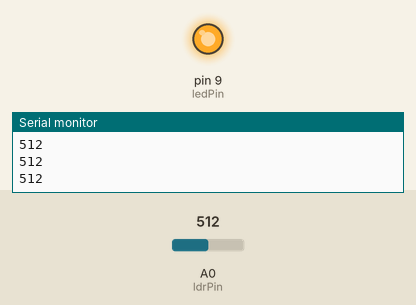
This sketch was run on a simulated Arduino Uno, built with avr-gcc and run on an emulated ATmega328P. Shown: output pins drawn as LEDs (lit = HIGH), the last lines printed to the serial monitor. The test bench sets the inputs (shaded band); at power-on: A0 (ldrPin) = 512.

Above: at 1.2 s.
1.3 s: A0 (ldrPin) set to 489
At 1.7 s:
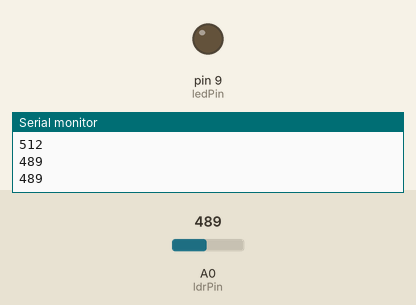
2.9 s: A0 (ldrPin) set to 510
At 4.2 s:
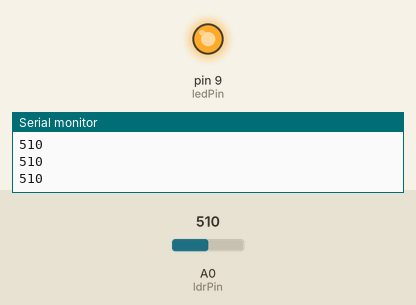
4.5 s: A0 (ldrPin) set to 490
At 5.5 s:
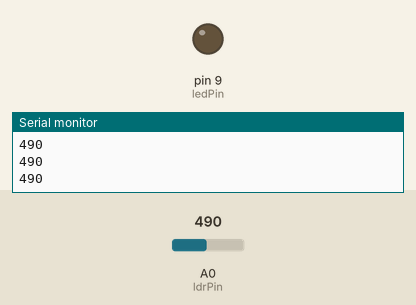
Timing chart, 0 to 7.5 s (numbered marks = the images above; inputs shaded):
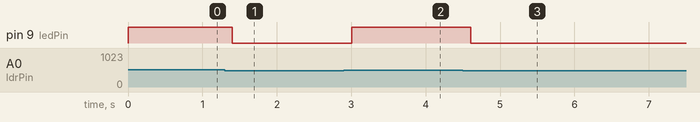

Measured:
- the behaviour switches between 501 and 500 on A0 (ldrPin) (found by bisection; images 0 and 1)
- after the input at 1.3 s, pin 9 (ledPin): HIGH → LOW after 0.10 s
- after the input at 2.9 s, pin 9 (ledPin): LOW → HIGH after 0.10 s
- after the input at 4.5 s, pin 9 (ledPin): HIGH → LOW after 0.11 s

The sketch:

Automatic_Street_Light_project.ino
```cpp
int ldrPin = A0;     // LDR connected to A0
int ledPin = 9;      // LED connected to D9
int ldrValue = 0;

void setup() {
  pinMode(ledPin, OUTPUT);
  Serial.begin(9600);
}

void loop() {
  ldrValue = analogRead(ldrPin);  // read LDR value
  Serial.println(ldrValue);       // print value for testing

  // ✅ FIXED condition
  if (ldrValue > 500) {    // if value is high = dark
    digitalWrite(ledPin, HIGH);   // turn ON LED
  } else {
    digitalWrite(ledPin, LOW);    // turn OFF LED
  }

  delay(200);
}
```
